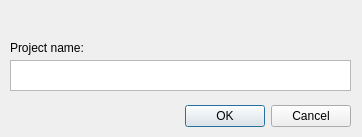
<ui version="4.0" >
 <class>New_Project_Dialog</class>
 <widget class="QDialog" name="New_Project_Dialog" >
  <property name="geometry" >
   <rect>
    <x>0</x>
    <y>0</y>
    <width>362</width>
    <height>137</height>
   </rect>
  </property>
  <property name="windowTitle" >
   <string>Create new project</string>
  </property>
  <widget class="QDialogButtonBox" name="New_Project_Confirm" >
   <property name="geometry" >
    <rect>
     <x>10</x>
     <y>100</y>
     <width>341</width>
     <height>32</height>
    </rect>
   </property>
   <property name="orientation" >
    <enum>Qt::Horizontal</enum>
   </property>
   <property name="standardButtons" >
    <set>QDialogButtonBox::Cancel|QDialogButtonBox::Ok</set>
   </property>
  </widget>
  <widget class="QTextEdit" name="textEdit" >
   <property name="geometry" >
    <rect>
     <x>10</x>
     <y>60</y>
     <width>341</width>
     <height>31</height>
    </rect>
   </property>
  </widget>
  <widget class="QLabel" name="label" >
   <property name="geometry" >
    <rect>
     <x>10</x>
     <y>40</y>
     <width>121</width>
     <height>16</height>
    </rect>
   </property>
   <property name="text" >
    <string>Project name:</string>
   </property>
  </widget>
 </widget>
 <tabstops>
  <tabstop>New_Project_Confirm</tabstop>
  <tabstop>textEdit</tabstop>
 </tabstops>
 <resources/>
 <connections>
  <connection>
   <sender>New_Project_Confirm</sender>
   <signal>accepted()</signal>
   <receiver>New_Project_Dialog</receiver>
   <slot>accept()</slot>
   <hints>
    <hint type="sourcelabel" >
     <x>228</x>
     <y>114</y>
    </hint>
    <hint type="destinationlabel" >
     <x>157</x>
     <y>136</y>
    </hint>
   </hints>
  </connection>
  <connection>
   <sender>New_Project_Confirm</sender>
   <signal>rejected()</signal>
   <receiver>New_Project_Dialog</receiver>
   <slot>reject()</slot>
   <hints>
    <hint type="sourcelabel" >
     <x>296</x>
     <y>120</y>
    </hint>
    <hint type="destinationlabel" >
     <x>286</x>
     <y>136</y>
    </hint>
   </hints>
  </connection>
 </connections>
</ui>
